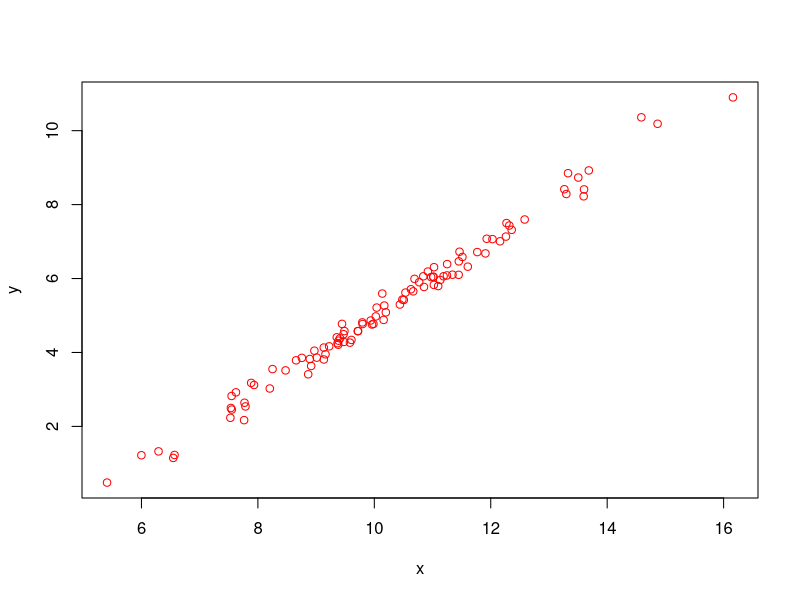
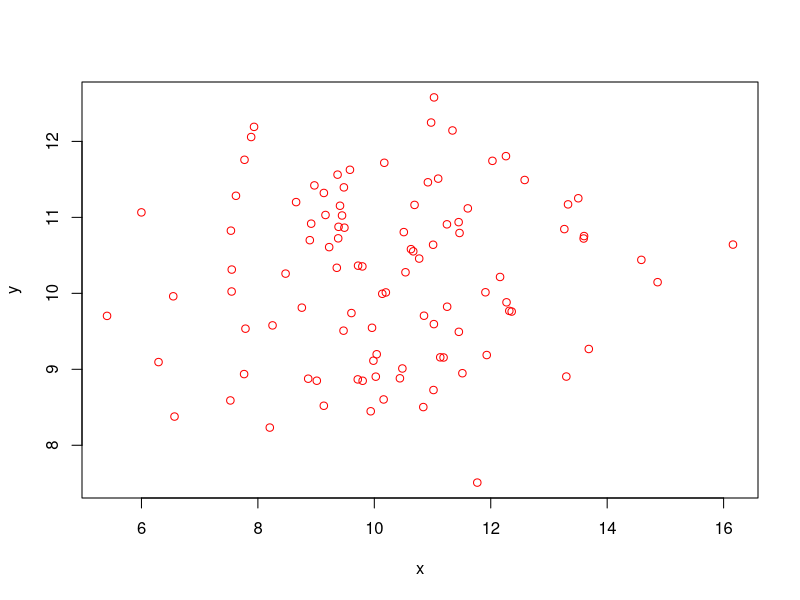
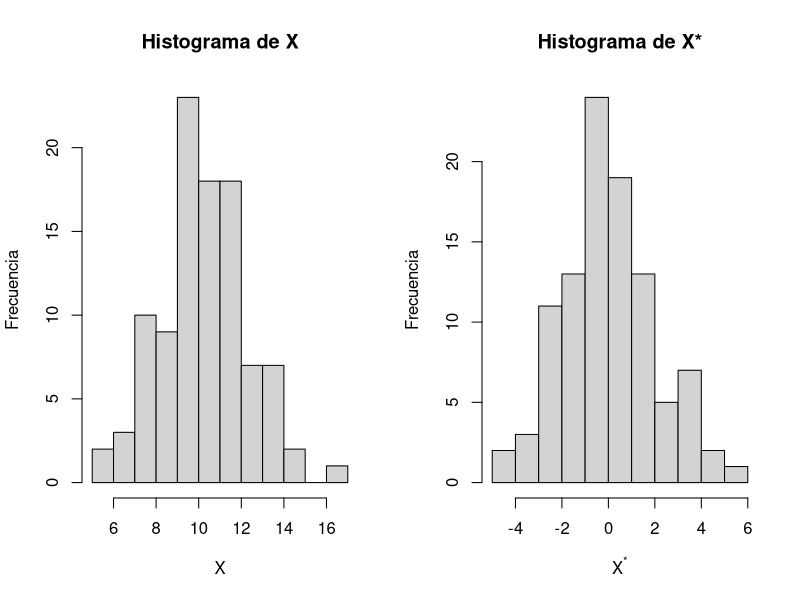

Source code (R) for these figures, in order:
## ---- chunk 1
set.seed(878)
x <- rnorm(100, mean = 10, sd = 2)
y <- x + rnorm(100, mean = -5, sd = 0.2)
plot(x, y, col = "red")
## ---- chunk 2
y <- rnorm(100, mean = 10, sd = 1)
plot(x, y, col = "red")
## ---- chunk 3
df <- data.frame(x = x, y = y)
knitr::kable(head(df), caption = "Primeras seis filas de tabla que contiene *X* y *Y*.")
## ---- chunk 4
par(mfrow = c(1, 2))
hist(x, main = "Histograma de X", xlab = "X", ylab = "Frecuencia")
hist(x-mean(x), xlab = expression(X^"*"), main = "Histograma de X*", ylab = "Frecuencia")
## ---- chunk 5
df.1 <- df
df.1$x <- df$x - mean(df$x)
df.1$y <- df$y - mean(df$y)
knitr::kable(df.1, caption = "Variables *X* y *Y* centradas (con media de 0).")
